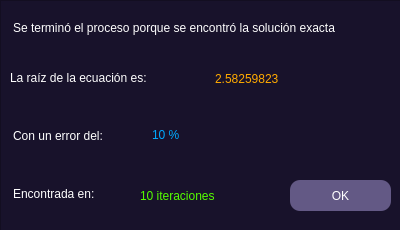
<?xml version="1.0" encoding="UTF-8"?>
<ui version="4.0">
 <class>Form</class>
 <widget class="QWidget" name="Form">
  <property name="geometry">
   <rect>
    <x>0</x>
    <y>0</y>
    <width>400</width>
    <height>230</height>
   </rect>
  </property>
  <property name="windowTitle">
   <string>Form</string>
  </property>
  <widget class="QFrame" name="frame">
   <property name="geometry">
    <rect>
     <x>0</x>
     <y>0</y>
     <width>411</width>
     <height>301</height>
    </rect>
   </property>
   <property name="styleSheet">
    <string notr="true">background-color: rgb(24, 18, 43);
color: white;</string>
   </property>
   <property name="frameShape">
    <enum>QFrame::Shape::StyledPanel</enum>
   </property>
   <property name="frameShadow">
    <enum>QFrame::Shadow::Raised</enum>
   </property>
   <widget class="QLabel" name="descripcion">
    <property name="geometry">
     <rect>
      <x>13</x>
      <y>10</y>
      <width>391</width>
      <height>36</height>
     </rect>
    </property>
    <property name="styleSheet">
     <string notr="true">color: rgb(255, 255, 255);
font: 900 10pt &quot;Segoe UI Black&quot;;</string>
    </property>
    <property name="text">
     <string>Se terminó el proceso porque se encontró la solución exacta</string>
    </property>
   </widget>
   <widget class="QLabel" name="label_2">
    <property name="geometry">
     <rect>
      <x>10</x>
      <y>60</y>
      <width>201</width>
      <height>36</height>
     </rect>
    </property>
    <property name="styleSheet">
     <string notr="true">color: rgb(255, 255, 255);
font: 900 12pt &quot;Segoe UI Black&quot;;</string>
    </property>
    <property name="text">
     <string>La raíz de la ecuación es:</string>
    </property>
   </widget>
   <widget class="QLabel" name="label_3">
    <property name="geometry">
     <rect>
      <x>13</x>
      <y>118</y>
      <width>131</width>
      <height>36</height>
     </rect>
    </property>
    <property name="styleSheet">
     <string notr="true">color: rgb(255, 255, 255);
font: 900 12pt &quot;Segoe UI Black&quot;;</string>
    </property>
    <property name="text">
     <string>Con un error del:</string>
    </property>
   </widget>
   <widget class="QLabel" name="label_4">
    <property name="geometry">
     <rect>
      <x>13</x>
      <y>176</y>
      <width>121</width>
      <height>36</height>
     </rect>
    </property>
    <property name="styleSheet">
     <string notr="true">color: rgb(255, 255, 255);
font: 900 12pt &quot;Segoe UI Black&quot;;</string>
    </property>
    <property name="text">
     <string>Encontrada en:</string>
    </property>
   </widget>
   <widget class="QLabel" name="solucion">
    <property name="geometry">
     <rect>
      <x>215</x>
      <y>61</y>
      <width>171</width>
      <height>36</height>
     </rect>
    </property>
    <property name="styleSheet">
     <string notr="true">color: rgb(255, 170, 0);
font: 900 12pt &quot;Segoe UI Black&quot;;</string>
    </property>
    <property name="text">
     <string>2.58259823</string>
    </property>
   </widget>
   <widget class="QLabel" name="error">
    <property name="geometry">
     <rect>
      <x>152</x>
      <y>117</y>
      <width>91</width>
      <height>36</height>
     </rect>
    </property>
    <property name="styleSheet">
     <string notr="true">color: rgb(0, 170, 255);
font: 900 14pt &quot;Segoe UI Black&quot;;</string>
    </property>
    <property name="text">
     <string>10 %</string>
    </property>
   </widget>
   <widget class="QLabel" name="iteraciones">
    <property name="geometry">
     <rect>
      <x>140</x>
      <y>180</y>
      <width>161</width>
      <height>31</height>
     </rect>
    </property>
    <property name="styleSheet">
     <string notr="true">color: rgb(85, 255, 0);
font: 900 12pt &quot;Segoe UI Black&quot;;</string>
    </property>
    <property name="text">
     <string>10 iteraciones</string>
    </property>
   </widget>
   <widget class="QPushButton" name="ok_bt">
    <property name="geometry">
     <rect>
      <x>290</x>
      <y>180</y>
      <width>101</width>
      <height>31</height>
     </rect>
    </property>
    <property name="styleSheet">
     <string notr="true">QPushButton{
background-color:rgb(99, 89, 133);
font:15pt &quot;Yu Gothic&quot;;
color: rgb(255, 255, 255);
border-radius: 10px;
}
QPushButton:hover {
background-color: #a49bb0;
}
</string>
    </property>
    <property name="text">
     <string>OK</string>
    </property>
    <property name="iconSize">
     <size>
      <width>100</width>
      <height>100</height>
     </size>
    </property>
   </widget>
  </widget>
 </widget>
 <resources/>
 <connections/>
</ui>
